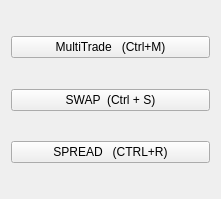
<?xml version="1.0" encoding="UTF-8"?>
<ui version="4.0">
 <class>Form</class>
 <widget class="QWidget" name="Form">
  <property name="geometry">
   <rect>
    <x>0</x>
    <y>0</y>
    <width>221</width>
    <height>199</height>
   </rect>
  </property>
  <property name="windowTitle">
   <string>Form</string>
  </property>
  <layout class="QVBoxLayout" name="verticalLayout">
   <item>
    <widget class="Line" name="line">
     <property name="styleSheet">
      <string notr="true">background-color: transparent;</string>
     </property>
     <property name="orientation">
      <enum>Qt::Vertical</enum>
     </property>
    </widget>
   </item>
   <item>
    <widget class="QPushButton" name="pbMulti">
     <property name="text">
      <string>MultiTrade   (Ctrl+M)</string>
     </property>
    </widget>
   </item>
   <item>
    <widget class="Line" name="line_3">
     <property name="maximumSize">
      <size>
       <width>16777215</width>
       <height>25</height>
      </size>
     </property>
     <property name="styleSheet">
      <string notr="true">background-color: transparent;</string>
     </property>
     <property name="orientation">
      <enum>Qt::Vertical</enum>
     </property>
    </widget>
   </item>
   <item>
    <widget class="QPushButton" name="pbSwap">
     <property name="text">
      <string>SWAP  (Ctrl + S)</string>
     </property>
    </widget>
   </item>
   <item>
    <widget class="Line" name="line_4">
     <property name="maximumSize">
      <size>
       <width>16777215</width>
       <height>25</height>
      </size>
     </property>
     <property name="styleSheet">
      <string notr="true">background-color: transparent;</string>
     </property>
     <property name="orientation">
      <enum>Qt::Vertical</enum>
     </property>
    </widget>
   </item>
   <item>
    <widget class="QPushButton" name="pbSpread">
     <property name="text">
      <string>SPREAD   (CTRL+R)</string>
     </property>
    </widget>
   </item>
   <item>
    <widget class="Line" name="line_2">
     <property name="styleSheet">
      <string notr="true">background-color: transparent;</string>
     </property>
     <property name="orientation">
      <enum>Qt::Vertical</enum>
     </property>
    </widget>
   </item>
  </layout>
 </widget>
 <resources/>
 <connections/>
</ui>
